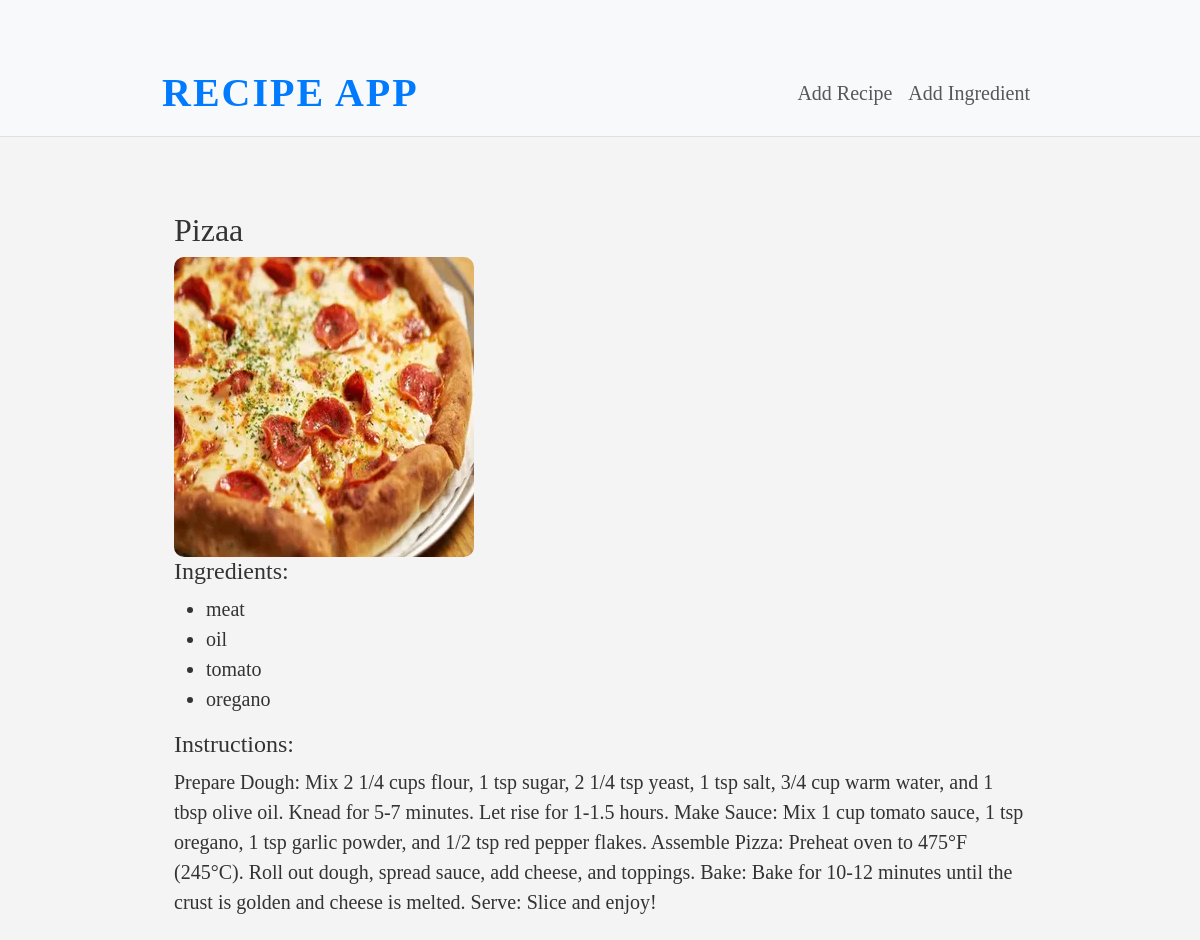
The app's page /recipes/4/, older data.
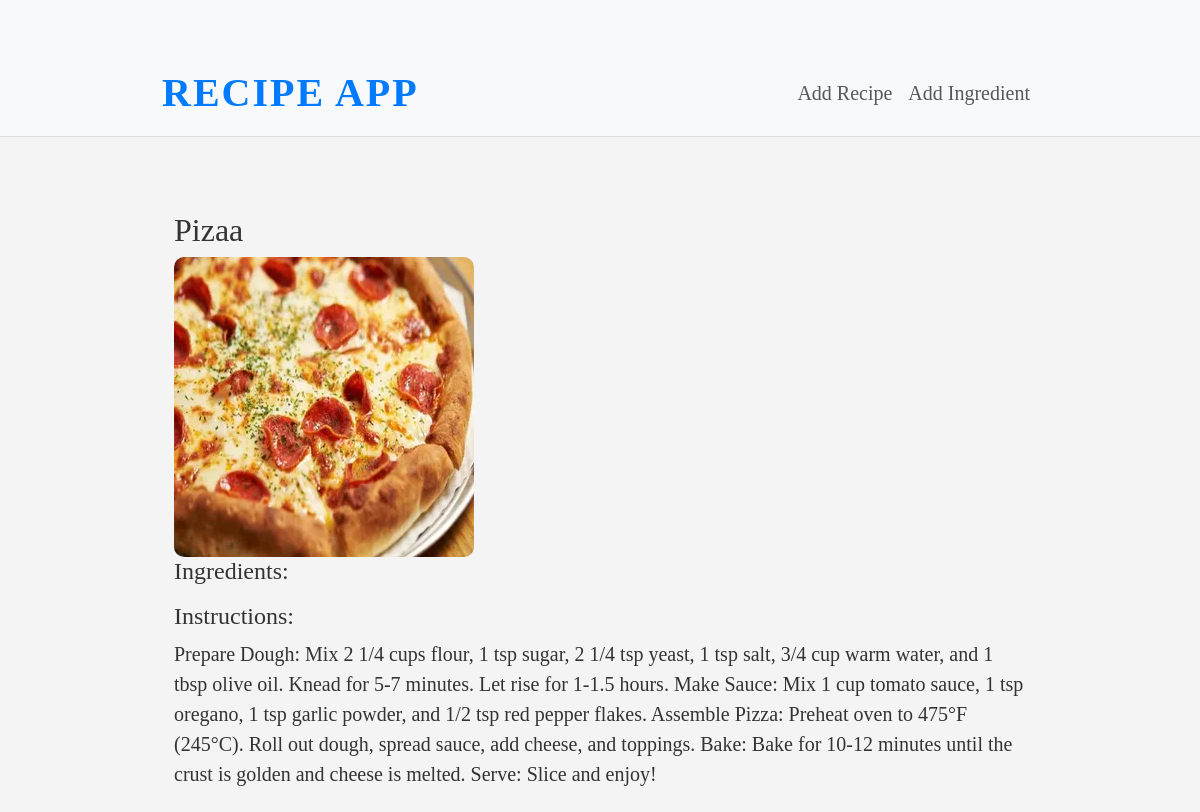
The same page, newer data.
### recipes/models.py (models this page shows, shortened)
class Ingredient(models.Model):
    name = models.CharField(max_length=100)

### recipes/views.py (the view)
# urls.py: path('recipes/<int:pk>/', RecipeDetailView.as_view(), name='recipe_detail'),
class RecipeDetailView(DetailView):
    model = Recipe
    template_name = "recipes/recipe_detail.html"
    context_object_name = "recipe"

### recipes/templates/recipes/recipe_detail.html
{% extends "base.html" %}
{% block content %}
<div class="container mt-4">
    <h2>{{ recipe.title }}</h2>
    <img src="{{ recipe.image.url }}" alt="{{ recipe.title }}" class="recipe-image" loading="lazy">
    <h4>Ingredients:</h4>
    <ul>
        {% for ingredient in recipe.ingredients.all %}
            <li>{{ ingredient.name }}</li>
        {% endfor %}
    </ul>
    <h4>Instructions:</h4>
    <p>{{ recipe.instructions }}</p>
</div>
{% endblock %}

Row changes from the older to the newer data that the page shows:
removed Ingredient: name "meat"
removed Ingredient: name "oil"
removed Ingredient: name "tomato"
removed Ingredient: name "oregano"
